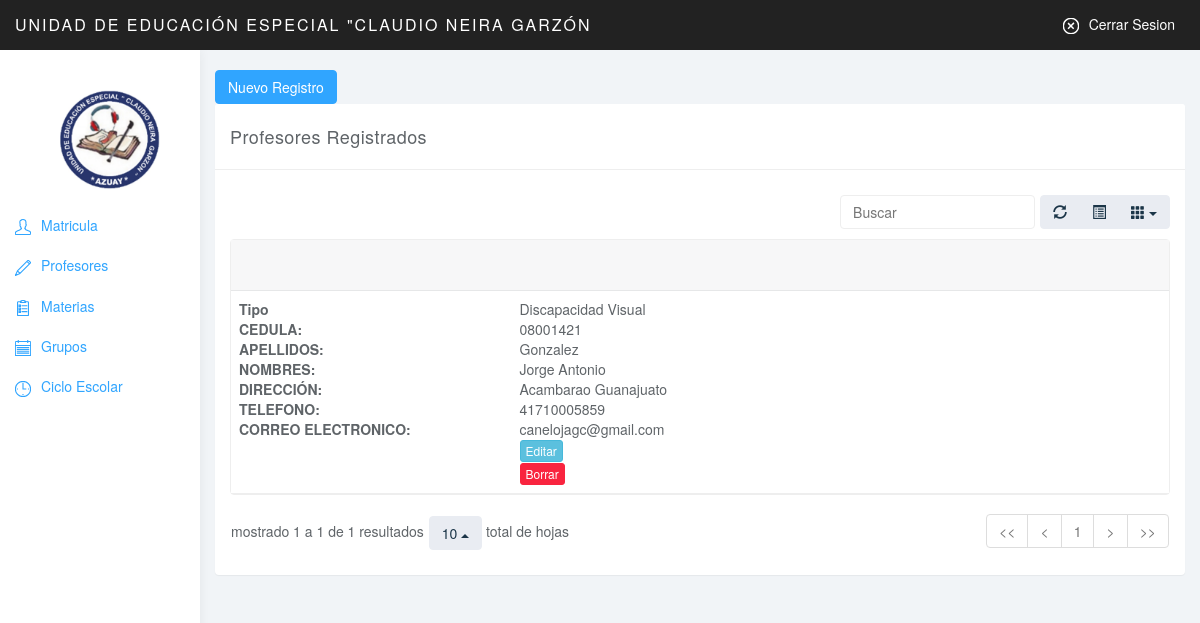
Page /admin/Profesores/tabla.php (signed in) on the committed database.
### tables this page shows
CREATE TABLE `profesores` (
  `idprofesores` int(11) NOT NULL,
  `cedula` varchar(45) DEFAULT NULL,
  `nombreprofesor` varchar(45) DEFAULT NULL,
  `direccionp` varchar(45) DEFAULT NULL,
  `telefonop` varchar(45) DEFAULT NULL,
  `password` varchar(100) DEFAULT NULL,
  `id_tipo_profe` int(11) NOT NULL,
  `apellidoprofesor` varchar(100) NOT NULL,
  `emailp` varchar(100) NOT NULL
);

CREATE TABLE `tipodegrupo` (
  `idtipodegrupo` int(11) NOT NULL,
  `tipodegrupo` varchar(45) DEFAULT NULL
);

### admin/conexion/Conexion.php (called while the page is built, shortened)
<?php
class Conexion
{
private static $instancia;
private $con;
private function __construct()
{
    try
    {
    $this->con = new PDO("mysql:host=localhost;dbname=sis_escolar",'root','');
    $this->con->exec("SET CHARSET SET UTF-8");
    }
    catch(PDOEception $e)
    {
        echo "Error:" . $e->getMessage();
        die();
  }
}
 public static function singleton_conexion()
    {
     if(!isset(self::$instancia))
     {
    self::$instancia = new $miclase;
    }
    return self::$instancia;
    }
public function prepare($sql)
{
return $this->con->prepare($sql);
}
}

### admin/Profesores/Classe.php (called while the page is built, shortened)
<?php
require_once '../conexion/Conexion.php';
class Classe
{
    private $con;
    public function __construct()
    {
     $this->con = Conexion::singleton_conexion();
    }
    public function get_pro($id = null)
    {
        try
        {
    $sql = "SELECT * FROM profesores inner join tipodegrupo on tipodegrupo.idtipodegrupo=profesores.id_tipo_profe";
        $consulta = $this->con->prepare($sql);
        $consulta->execute();
        $this->con = null;
        if($consulta->rowCount() > 0){
         return $consulta;
        }else{
            return $consulta;
        }
        }catch(PDOExeption $e){
            print "Error:" . $e->getmessage();
        }
  }
}
?>

### admin/Profesores/tabla.php (the view, shortened to what this page needs)
<?php
$usu1 = new Classe();
if(isset($_GET['id'])){
$id=$_GET['id'];
    $datos = $usu1->get_pro_tipo($id);
}else{
	$datos = $usu1->get_pro(null);
}
?>
<!DOCTYPE html>
<html>
<head>
<link href="../css/bootstrap.min.css" rel="stylesheet">
<link href="../css/datepicker3.css" rel="stylesheet">
<link href="../css/bootstrap-table.css" rel="stylesheet">
<link href="../css/styles.css" rel="stylesheet">
</head>
<body>
	<nav class="navbar navbar-inverse navbar-fixed-top" role="navigation">
		<div class="container-fluid">
			<div class="navbar-header">
				<a class="navbar-brand" href="../index.php">Unidad de Educación Especial "Claudio Neira Garzón</a>
				<ul class="user-menu">
					<li class="dropdown pull-right">
                    <a href="../../Login/logout.php"><svg class="glyph stroked cancel"<?php echo $_SESSION['login']; ?>><use xlink:href="#stroked-cancel"></use></svg>Cerrar Sesion</a>
					</li>
				</ul>
			</div>
		</div>
	</nav>
	<div id="sidebar-collapse" class="col-sm-3 col-lg-2 sidebar">
	<br>
    <br>
    <div class="form-group">
            <img class="logo" src="../../front/img/logo.png"></img>
        </div>
				<?php
include_once '../menu/menu.php';
?>
	</div>
	<div class="col-sm-9 col-sm-offset-3 col-lg-10 col-lg-offset-2 main">
	<br>
		<div class="row">
			<div class="col-lg-12">
				<a type="button" href="form.php" class="btn btn-primary">Nuevo Registro</a>
			</div>
		</div>
		<div class="row">
			<div class="col-lg-12">
				<div class="panel panel-default">
					<div class="panel-heading">Profesores Registrados</div>
					<div class="panel-body">
						<table data-toggle="table"   data-show-refresh="true" data-show-toggle="true" data-show-columns="true" data-search="true" data-select-item-name="toolbar1" data-pagination="true" data-sort-name="name" data-sort-order="desc">
						    <thead>
						    <tr>
						    </tr>
						    </thead>
							 <tbody>
							 <?php
								while($fila = $datos->fetchObject()){
									?>
									<tr>
										<td>
										<div class="card-view">
												<span class="title" style="">Tipo</span>
												<span class="value"> <?php echo $fila->tipodegrupo; ?> </span>
											</div>
											<div class="card-view">
												<span class="title" style="">CEDULA:</span>
												<span class="value"> <?php echo $fila->cedula; ?> </span>
											</div>
											<div class="card-view">
												<span class="title" style="">APELLIDOS:</span>
												<span class="value"> <?php echo $fila->apellidoprofesor; ?> </span>
											</div>
											<div class="card-view">
												<span class="title" style="">NOMBRES:</span>
												<span class="value"> <?php echo $fila->nombreprofesor; ?> </span>
											</div>
											<div class="card-view">
												<span class="title" style="">DIRECCIÓN:</span>
												<span class="value"> <?php echo $fila->direccionp; ?> </span>
											</div>
											<div class="card-view">
												<span class="title" style="">TELEFONO:</span>
												<span class="value"> <?php echo $fila->telefonop; ?> </span>
											</div>
											<div class="card-view">
												<span class="title" style="">CORREO ELECTRONICO:</span>
												<span class="value"> <?php echo $fila->emailp; ?> </span>
											</div>
											<div class="card-view">
												<span><a href="form.php?id=<?php echo $fila->idprofesores; ?> " class="btn btn-info btn-xs"> <i class="fa fa-pencil"></i>Editar</a></span>
											</div>
											<div class="card-view">
												<span><a href="borrar.php?id=<?php echo $fila->idprofesores; ?>" class="btn btn-danger btn-xs ask" ><i class="fa fa-trash-o"></i>Borrar</a></span>
											</div>
										</td>
									</tr>
									<?php
								}
								?>
         </tbody>
						</table>
					</div>
				</div>
			</div>
		</div>
	</div>
</body>
</html>

### admin/css/styles.css (style rules this page uses)
body { background: #f1f4f7; padding-top: 50px; color: #5f6468; }
a, a:hover, a:focus { color: #30a5ff; }
.navbar-header .navbar-brand { color: #fff; font-size: 16px; text-transform: uppercase; font-weight: 500; letter-spacing: 2px; }
.btn-primary, .btn-primary:hover, .btn-primary:focus, .btn-primary:active, .btn-primary.active, .open > .dropdown-toggle.btn-primary, .btn-primary.disabled, .btn-primary[disabled], fieldset[disabled] .btn-primary, .btn-primary.disabled:hover, .btn-primary[disabled]:hover, fieldset[disabled] .btn-primary:hover, .btn-primary.disabled:focus, .btn-primary[disabled]:focus, fieldset[disabled] .btn-primary:focus, .btn-primary.disabled:active, .btn-primary[disabled]:active, fieldset[disabled] .btn-primary:active, .btn-primary.disabled.active, .btn-primary[disabled].active, fieldset[disabled] .btn-primary.active { background-color: #30a5ff; border-color: #30a5ff; }
.btn-danger, .btn-danger:hover, .btn-danger:focus, .btn-danger:active, .btn-danger.active, .open > .dropdown-toggle.btn-danger, .btn-danger.disabled, .btn-danger[disabled], fieldset[disabled] .btn-danger, .btn-danger.disabled:hover, .btn-danger[disabled]:hover, fieldset[disabled] .btn-danger:hover, .btn-danger.disabled:focus, .btn-danger[disabled]:focus, fieldset[disabled] .btn-danger:focus, .btn-danger.disabled:active, .btn-danger[disabled]:active, fieldset[disabled] .btn-danger:active, .btn-danger.disabled.active, .btn-danger[disabled].active, fieldset[disabled] .btn-danger.active { background-color: #f9243f; border-color: #f9243f; }
.panel { border: 0; }
.panel-heading { font-size: 18px; font-weight: 300; letter-spacing: 0.025em; height: 66px; line-height: 45px; }
.panel-default .panel-heading { background: #fff; border-bottom: 1px solid #eee; color: #5f6468; }
.navbar { border: 0; }
.user-menu { display: inline-block; margin-top: 14px; margin-right: 10px; float: right; list-style: none; padding: 0; }
.user-menu a { color: #fff; }
.sidebar { display: block; background-color: #fff; padding: 0; display: none; }
@media (min-width: 768px) { .sidebar { display: block; position: fixed; top: 50px; bottom: 0; left: 0; z-index: 1000; display: block; margin: 0; padding: 0; overflow-x: hidden; overflow-y: auto; background-color: #fff; box-shadow: 1px 0px 10px rgba(0, 0, 0, .05); } }
@media (min-width: 768px) { .navbar-header { width: 100%; } }
.table { background: #fff; }
.sidebar .glyph, .user-menu .glyph { height: 16px; width: 16px; margin: 0 10px 0 0; stroke-width: 3px; }
.user-menu .glyph { stroke-width: 4px; }
.logo { width: 100px; height: 100px; margin-left: 30%; margin-top: 0%; }

### rows in the picture
profesores: id_tipo_profe.tipodegrupo "Discapacidad Visual", cedula "08001421", apellidoprofesor "Gonzalez", nombreprofesor "Jorge Antonio", direccionp "Acambarao Guanajuato", telefonop "41710005859", emailp "canelojagc@gmail.com"
